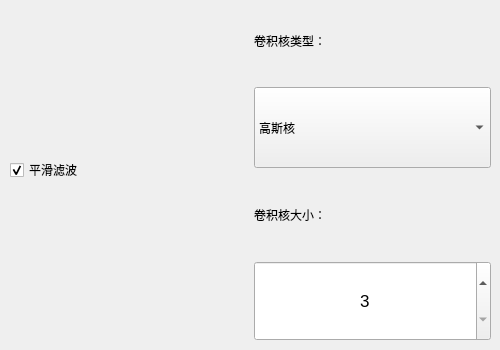
<?xml version="1.0" encoding="UTF-8"?>
<ui version="4.0">
    <class>imageWidget</class>
    <widget class="QWidget" name="imageWidget">
        <property name="geometry">
            <rect>
                <x>0</x>
                <y>0</y>
                <width>500</width>
                <height>350</height>
            </rect>
        </property>
        <property name="windowTitle">
            <string>图片预处理设置</string>
        </property>
        <widget class="QWidget" name="verticalLayoutWidget">
            <property name="geometry">
                <rect>
                    <x>10</x>
                    <y>0</y>
                    <width>481</width>
                    <height>341</height>
                </rect>
            </property>
            <layout class="QVBoxLayout" name="verticalLayout">
                <item>
                    <layout class="QHBoxLayout" name="horizontalLayout">
                        <item>
                            <widget class="QCheckBox" name="fIlterCheckBox">
                                <property name="text">
                                    <string>平滑滤波</string>
                                </property>
                                <property name="checked">
                                    <bool>true</bool>
                                </property>
                            </widget>
                        </item>
                        <item>
                            <layout class="QVBoxLayout" name="verticalLayout_2">
                                <item>
                                    <layout class="QVBoxLayout" name="verticalLayout_4">
                                        <item>
                                            <widget class="QLabel" name="label_2">
                                                <property name="text">
                                                    <string>卷积核类型：</string>
                                                </property>
                                            </widget>
                                        </item>
                                        <item>
                                            <widget class="QComboBox" name="filterComboBox">
                                                <property name="sizePolicy">
                                                    <sizepolicy hsizetype="Preferred" vsizetype="Preferred">
                                                        <horstretch>0</horstretch>
                                                        <verstretch>0</verstretch>
                                                    </sizepolicy>
                                                </property>
                                                <property name="editable">
                                                    <bool>false</bool>
                                                </property>
                                                <property name="currentText">
                                                    <string>高斯核</string>
                                                </property>
                                                <property name="currentIndex">
                                                    <number>0</number>
                                                </property>
                                                <property name="sizeAdjustPolicy">
                                                    <enum>QComboBox::AdjustToContentsOnFirstShow</enum>
                                                </property>
                                                <property name="duplicatesEnabled">
                                                    <bool>false</bool>
                                                </property>
                                                <item>
                                                    <property name="text">
                                                        <string>高斯核</string>
                                                    </property>
                                                </item>
                                                <item>
                                                    <property name="text">
                                                        <string>中值</string>
                                                    </property>
                                                </item>
                                            </widget>
                                        </item>
                                    </layout>
                                </item>
                                <item>
                                    <layout class="QVBoxLayout" name="verticalLayout_3">
                                        <item>
                                            <widget class="QLabel" name="label">
                                                <property name="text">
                                                    <string>卷积核大小：</string>
                                                </property>
                                            </widget>
                                        </item>
                                        <item>
                                            <widget class="QSpinBox" name="filterSpinBox">
                                                <property name="sizePolicy">
                                                    <sizepolicy hsizetype="Preferred" vsizetype="Preferred">
                                                        <horstretch>0</horstretch>
                                                        <verstretch>0</verstretch>
                                                    </sizepolicy>
                                                </property>
                                                <property name="baseSize">
                                                    <size>
                                                        <width>0</width>
                                                        <height>0</height>
                                                    </size>
                                                </property>
                                                <property name="font">
                                                    <font>
                                                        <pointsize>13</pointsize>
                                                    </font>
                                                </property>
                                                <property name="alignment">
                                                    <set>Qt::AlignCenter</set>
                                                </property>
                                                <property name="minimum">
                                                    <number>3</number>
                                                </property>
                                                <property name="maximum">
                                                    <number>7</number>
                                                </property>
                                                <property name="singleStep">
                                                    <number>2</number>
                                                </property>
                                                <property name="stepType">
                                                    <enum>QAbstractSpinBox::DefaultStepType</enum>
                                                </property>
                                                <property name="value">
                                                    <number>3</number>
                                                </property>
                                            </widget>
                                        </item>
                                    </layout>
                                </item>
                            </layout>
                        </item>
                    </layout>
                </item>
            </layout>
        </widget>
    </widget>
    <resources/>
    <connections/>
</ui>
